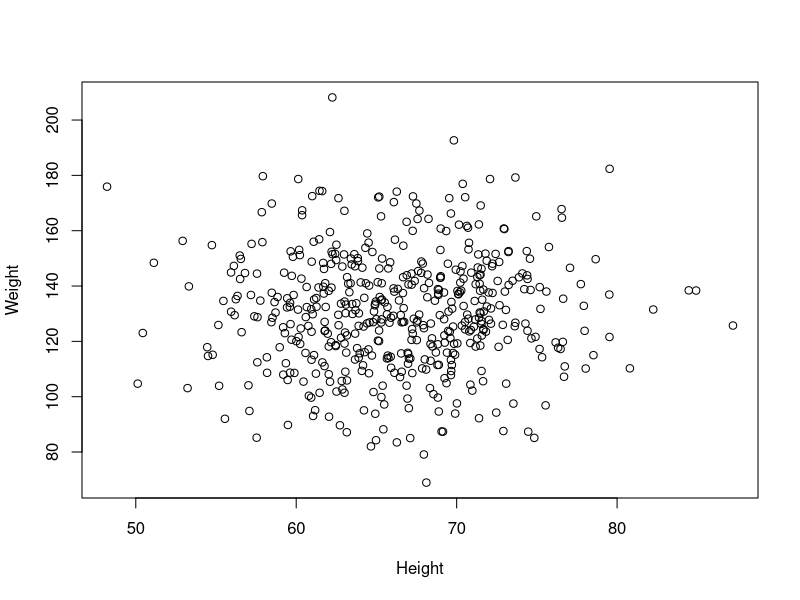

Write the R code that produced this figure.
height.mean <- 66
height.sd   <-  6

weight.mean <- 130
weight.sd   <-  20

sim.height <- rnorm(500,mean=height.mean,sd=height.sd)
sim.weight <- rnorm(500,mean=weight.mean,sd=weight.sd)

plot(sim.height,sim.weight,
         xlab="Height",
         ylab="Weight")
